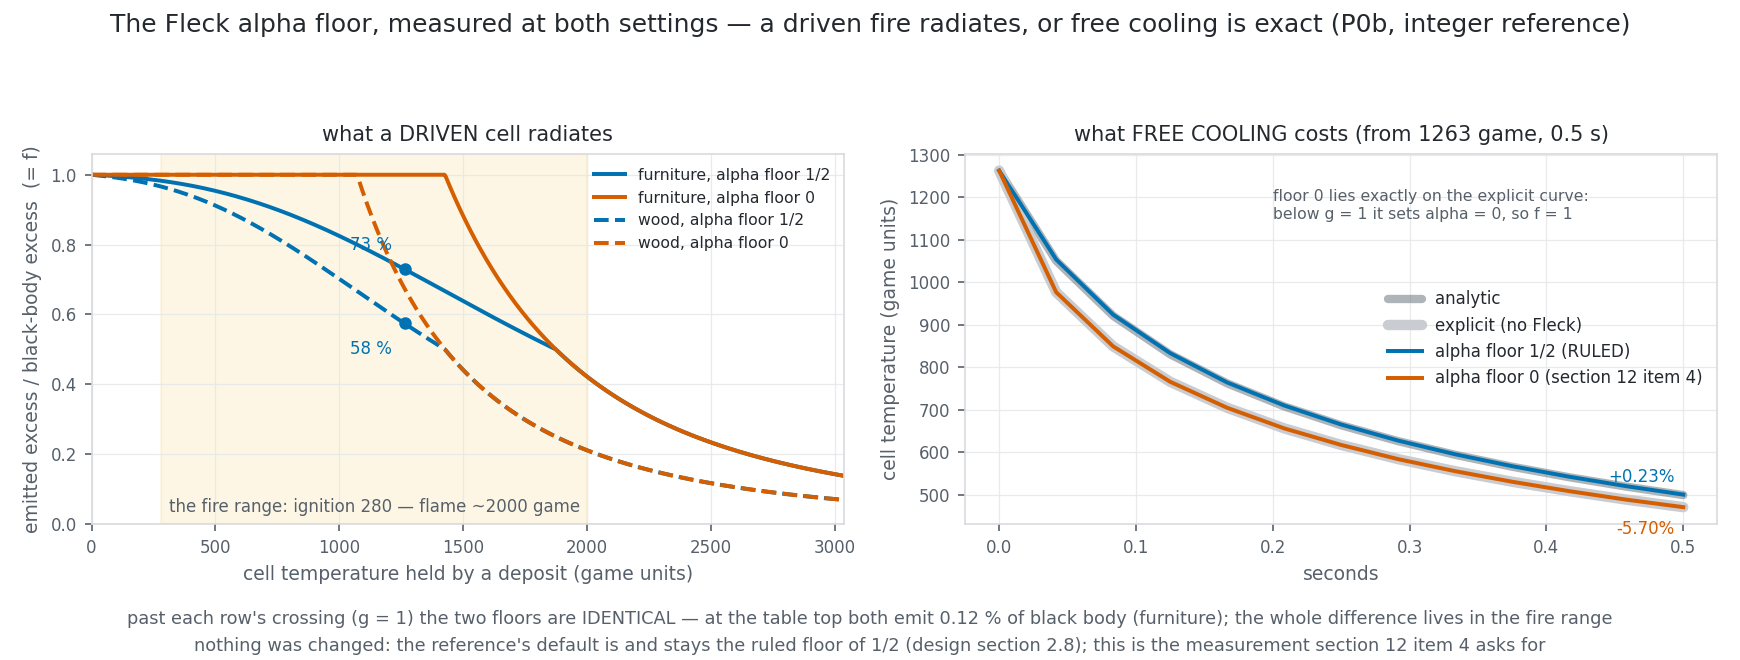

Reproduce this figure in Python.
"""P0b: THE FLECK ALPHA FLOOR, MEASURED FOR ERIK (design v3 section 12 item 4).

    C:/Users/steen/anaconda3/python.exe p0b_alpha_floor.py

A MEASUREMENT, NOT A CHANGE. The reference's default is, and stays, the ruled
floor `alpha = max(1/2, 1 - 1/g)`. This file runs the same integer reference at
both floors side by side and writes `p0b_alpha_floor.png`, so Erik can settle
section 12 item 4 on numbers instead of on the algebra.

    floor 1/2 (RULED)  D = max(T_abs + 2L, 4L)   Fleck's unconditional bound
    floor 0            D = max(T_abs,      4L)   alpha = max(0, 1 - 1/g)

WHAT THE THREE MEASUREMENTS MEAN

  A DRIVEN SOURCE is a cell whose temperature is HELD by something other than
  radiation -- a burning tile refilled by combustion every tick. The Fleck factor
  assumes a cell will cool during the tick and pre-pays for that cooling by
  damping the emission; a driven cell never cools, so the damping is pure loss of
  radiated power. Column `emitted/black body` below is exactly how much of its
  black-body power such a tile actually delivers to its neighbours.

  FREE COOLING is the opposite case: nothing holds the cell, it starts hot and
  radiates its way down. There the damping is what keeps the explicit update from
  overshooting, and the error against the analytic solution is what it costs.

  THE STABILITY MULTIPLIER is the factor by which a small temperature error is
  multiplied each tick by the fixed-point map; the update is monotone and
  non-oscillatory exactly while it stays in (0, 1]. For the damped update it is
  `x = g(1 + alpha*g/4)/(1 + alpha*g)^2`, and floor 0 keeps it there for every g
  (section 12 item 4), which is why the choice is legitimate at all.
"""
from __future__ import annotations

import math
import sys
from pathlib import Path

import matplotlib
matplotlib.use("Agg")
import matplotlib.pyplot as plt          # noqa: E402
import numpy as np                       # noqa: E402

HERE = Path(__file__).resolve().parent
sys.path.insert(0, str(HERE))

import sweep_ref_q as R                  # noqa: E402

BLUE, ORANGE, GREY = "#0072B2", "#D55E00", "#6E7781"
INK, MUTED = "#24292f", "#57606a"

FLOORS = ((R.ALPHA_FLOOR_HALF, "alpha floor 1/2 (RULED)", BLUE),
          (R.ALPHA_FLOOR_ZERO, "alpha floor 0 (section 12 item 4)", ORANGE))

# the two rows section 12 item 4 argues over: a burning crate and bare wood
ROWS = (("furniture / kindling", R.quant(0.5), 3),
        ("wood / door", R.ONE, 3))
DRIVEN_T = (300, 600, 900, 1263, 1800, 2500, 5000, 16000)
T_SRC_GAME = 1263
A_FURNITURE, HIS_FURNITURE = R.quant(0.5), 3


def _style(ax):
    ax.set_facecolor("white")
    for s in ax.spines.values():
        s.set_color("#d8dade")
    ax.tick_params(colors=MUTED, labelsize=8)
    ax.grid(True, color="#e6e8ea", linewidth=0.6, alpha=0.9)
    ax.set_axisbelow(True)


def _emitted_fraction(T_game, a_q, his, floor):
    """(f, emitted excess / black-body excess) for a cell HELD at T_game."""
    T_q = T_game << 16
    f_q, L_q = R.fleck_f_solid_q(T_q, a_q, his, alpha_floor=floor)
    ex_bb = R.E[R.e_bucket_of(T_q)] - R.E0
    ex_emit = R.damped_source_q(T_q, a_q, his, alpha_floor=floor) - R.E0
    frac = (ex_emit / ex_bb) if ex_bb > 0 else 1.0
    g = 4.0 * (L_q / 65536.0) / (T_game + R.K_AMB)
    return f_q / R.F_ONE, frac, g


# --------------------------------------------------------------------------- #
def table_a_driven():
    """(a) What a cell HELD at T radiates, relative to the black body."""
    print("\n=== (a) THE DRIVEN SOURCE: a cell held at T by a deposit (combustion) ===")
    print("    'emitted/bb' is the excess a driven tile actually radiates, as a")
    print("    fraction of the black-body excess -- i.e. the Fleck factor itself.")
    for nm, a_q, his in ROWS:
        print(f"\n  {nm}  (heat_atten = {a_q / R.ONE:.2f}, thermal_mass = {1 << his})")
        print(f"    {'T game':>8}{'g = 4L/T_abs':>14}"
              f"{'f (floor 1/2)':>16}{'emitted/bb':>13}"
              f"{'f (floor 0)':>16}{'emitted/bb':>13}{'ratio 0 : 1/2':>15}")
        for T in DRIVEN_T:
            fh, frh, g = _emitted_fraction(T, a_q, his, R.ALPHA_FLOOR_HALF)
            fz, frz, _ = _emitted_fraction(T, a_q, his, R.ALPHA_FLOOR_ZERO)
            note = "  (table top)" if T > R.T_TABLE_TOP_GAME else ""
            print(f"    {T:>8}{g:>14.3f}{fh:>16.6f}{frh:>13.4f}"
                  f"{fz:>16.6f}{frz:>13.4f}{frz / frh:>15.2f}{note}")


def table_b_free_cooling():
    """(b) The free-cooling error at 0.5 s from 1263 game, both floors."""
    print("\n=== (b) FREE COOLING: 1263 game for 0.5 s, a = 0.5, thermal_mass = 8 ===")
    n = int(0.5 * R.TICK_HZ)
    phi_amb = R.E0
    analytic = R.cool_exact_bath(float(T_SRC_GAME), 0.5, 0.5, HIS_FURNITURE)
    e_new, _ = R.cell_march(T_SRC_GAME << 16, phi_amb, A_FURNITURE, HIS_FURNITURE, n,
                            fleck=False, clamp_enabled=False)
    print(f"    {'law':<40}{'T after 0.5 s':>15}{'error':>10}")
    print(f"    {'explicit (no Fleck)':<40}{e_new / 65536:>15.1f}"
          f"{(e_new / 65536 - analytic) / analytic * 100:>9.2f}%")
    out = {}
    for floor, label, _c in FLOORS:
        t, _ = R.cell_march(T_SRC_GAME << 16, phi_amb, A_FURNITURE, HIS_FURNITURE, n,
                            fleck=True, clamp_enabled=False, alpha_floor=floor)
        out[floor] = t / 65536
        print(f"    {'Fleck, ' + label:<40}{t / 65536:>15.1f}"
              f"{(t / 65536 - analytic) / analytic * 100:>+9.2f}%")
    print(f"    {'analytic dT/dt = -c[(T+K)^4 - K^4]':<40}{analytic:>15.1f}{'--':>10}")
    print("    (at this start g = 0.74 < 1, so floor 0 sets alpha = 0 and f = 1 "
          "exactly: floor 0 IS the explicit update here, to the last count)")
    return out


def table_c_stability_under_floor_zero():
    """(c) Is floor 0 safe? The same sweep G10 runs, plus its equilibrium table."""
    print("\n=== (c) STABILITY UNDER FLOOR 0 ===")
    phi_amb = R.E0
    for floor, label, _c in FLOORS:
        bad, worst_rise = [], 0
        for b in range(0, R.E_TABLE_SIZE, 100):
            T0 = 4 * b
            tr, cc = R.cell_march(T0 << 16, phi_amb, A_FURNITURE, HIS_FURNITURE, 48,
                                  fleck=True, trace=True, alpha_floor=floor)
            if any(v < 0 for v in tr) or cc.t_low_rail_hits:
                bad.append(("negative/railed", T0))
            rise = max((tr[i + 1] - tr[i] for i in range(len(tr) - 1)), default=0)
            if rise > 0:
                bad.append(("non-monotone", T0))
                worst_rise = max(worst_rise, rise)
        print(f"    {label}: 48 ticks from every start in 0..{R.T_TABLE_TOP_GAME} game "
              f"(stride 400) -> "
              + ("monotone, positive, finite -- all clean"
                 if not bad else f"VIOLATIONS {bad[:6]} worst rise {worst_rise}"))
    print("\n    the 0-D equilibrium table under a held Phi = 0.25 x E°[T_src], "
          "9600 ticks:")
    print(f"      {'T_src':>8}{'true (E_inv)':>14}"
          f"{'Fleck only, 1/2':>18}{'Fleck+clamp':>13}"
          f"{'Fleck only, 0':>18}{'Fleck+clamp':>13}")
    for T_src in (1263, 5000, 16000):
        phi = int(0.25 * R.E[R.e_bucket_of(T_src << 16)])
        t_true = R.e_inv_q(phi) >> 16
        cells = []
        for floor, _label, _c in FLOORS:
            t_f, _ = R.cell_march(0, phi, A_FURNITURE, HIS_FURNITURE, 9600,
                                  clamp_enabled=False, rails_enabled=False,
                                  int32_sat=False, alpha_floor=floor)
            t_c, _cc = R.cell_march(0, phi, A_FURNITURE, HIS_FURNITURE, 9600,
                                    clamp_enabled=True, alpha_floor=floor)
            cells += [t_f / 65536, t_c / 65536]
        print(f"      {T_src:>8}{t_true:>14}{cells[0]:>18,.1f}{cells[1]:>13,.1f}"
              f"{cells[2]:>18,.1f}{cells[3]:>13,.1f}")


# --------------------------------------------------------------------------- #
def figure():
    """(d) p0b_alpha_floor.png -- what a driven cell radiates, and what free
    cooling costs, at both floors."""
    fig, axes = plt.subplots(1, 2, figsize=(11.6, 4.4))
    fig.patch.set_facecolor("white")

    # ---- left: emitted excess / black-body excess (= f) vs T --------------- #
    # LINEAR in both axes and cut at 3000 game: the whole question lives in the
    # fire range, where floor 0 sits at 1.0 and floor 1/2 does not. Above the
    # crossing the two floors are IDENTICAL (alpha = 1 - 1/g on both), so the
    # table top is a number in the corner, not four more decades of overlap.
    ax = axes[0]
    _style(ax)
    temps = [4 * b for b in range(0, 760)]           # 0 .. 3036 game
    ax.axvspan(280, 2000, color="#f2a900", alpha=0.10, zorder=0)
    ax.annotate("the fire range: ignition 280 — flame ~2000 game", (1140, 0.035),
                color=MUTED, fontsize=8, ha="center")
    for (nm, a_q, his), dash in zip(ROWS, ("-", "--")):
        for floor, label, colour in FLOORS:
            fr = [_emitted_fraction(t, a_q, his, floor)[1] for t in temps]
            ax.plot(temps, fr, color=colour, linewidth=1.9, linestyle=dash,
                    label=f"{nm.split(' / ')[0]}, {label.split(' (')[0]}")
    for (a_q, his, dy) in ((A_FURNITURE, HIS_FURNITURE, 9), (R.ONE, 3, -15)):
        fr = _emitted_fraction(T_SRC_GAME, a_q, his, R.ALPHA_FLOOR_HALF)[1]
        ax.plot([T_SRC_GAME], [fr], "o", color=BLUE, markersize=5, zorder=5)
        ax.annotate(f"{fr * 100:.0f} %", (T_SRC_GAME, fr), xytext=(-6, dy),
                    textcoords="offset points", color=BLUE, fontsize=8, ha="right")
    ax.set_xlim(0, 3036)
    ax.set_ylim(0, 1.06)
    ax.set_xlabel("cell temperature held by a deposit (game units)",
                  color=MUTED, fontsize=9)
    ax.set_ylabel("emitted excess / black-body excess  (= f)", color=MUTED, fontsize=9)
    ax.set_title("what a DRIVEN cell radiates", color=INK, fontsize=10)
    ax.legend(frameon=False, fontsize=7.5, labelcolor=INK, loc="upper right")
    f_top = _emitted_fraction(R.T_TABLE_TOP_GAME, A_FURNITURE, HIS_FURNITURE,
                              R.ALPHA_FLOOR_HALF)[1]

    # ---- right: free cooling from 1263 game -------------------------------- #
    ax = axes[1]
    _style(ax)
    n = int(0.5 * R.TICK_HZ)
    t = np.arange(n + 1) / R.TICK_HZ
    an = [R.cool_exact_bath(float(T_SRC_GAME), float(s), 0.5, HIS_FURNITURE) for s in t]
    ax.plot(t, an, color=GREY, linewidth=4.0, alpha=0.55, solid_capstyle="round",
            label="analytic", zorder=1)
    tr_e, _ = R.cell_march(T_SRC_GAME << 16, R.E0, A_FURNITURE, HIS_FURNITURE, n,
                           fleck=False, clamp_enabled=False, trace=True)
    # drawn WIDE and pale under floor 0, which lands on it to the last count
    ax.plot(t, [v / 65536 for v in tr_e], color="#c9ccd1", linewidth=5.0,
            solid_capstyle="round", label="explicit (no Fleck)", zorder=2)
    for floor, label, colour in FLOORS:
        tr, _ = R.cell_march(T_SRC_GAME << 16, R.E0, A_FURNITURE, HIS_FURNITURE, n,
                             fleck=True, clamp_enabled=False, trace=True,
                             alpha_floor=floor)
        y = [v / 65536 for v in tr]
        ax.plot(t, y, color=colour, linewidth=1.9, label=label, zorder=3)
        err = (y[-1] - an[-1]) / an[-1] * 100
        ax.annotate(f"{err:+.2f}%", (t[-1], y[-1]), color=colour, fontsize=8,
                    xytext=(-4, 6 if err > 0 else -13), textcoords="offset points",
                    ha="right")
    ax.annotate("floor 0 lies exactly on the explicit curve:\n"
                "below g = 1 it sets alpha = 0, so f = 1", (0.20, 1150),
                color=MUTED, fontsize=7.5)
    ax.set_xlabel("seconds", color=MUTED, fontsize=9)
    ax.set_ylabel("cell temperature (game units)", color=MUTED, fontsize=9)
    ax.set_title(f"what FREE COOLING costs (from {T_SRC_GAME} game, 0.5 s)",
                 color=INK, fontsize=10)
    ax.legend(frameon=False, fontsize=8, labelcolor=INK)

    fig.suptitle("The Fleck alpha floor, measured at both settings — a driven fire "
                 "radiates, or free cooling is exact (P0b, integer reference)",
                 color=INK, fontsize=12)
    fig.text(0.5, 0.055, "past each row's crossing (g = 1) the two floors are "
             f"IDENTICAL — at the table top both emit {f_top * 100:.2f} % of black body "
             "(furniture); the whole difference lives in the fire range",
             ha="center", color=MUTED, fontsize=8.5)
    fig.text(0.5, 0.013, "nothing was changed: the reference's default is and stays "
             "the ruled floor of 1/2 (design section 2.8); this is the measurement "
             "section 12 item 4 asks for",
             ha="center", color=MUTED, fontsize=8.5)
    fig.tight_layout(rect=(0, 0.085, 1, 0.92))
    out = HERE / "p0b_alpha_floor.png"
    fig.savefig(out, dpi=150, facecolor="white")
    plt.close(fig)
    print(f"\n  -> {out}")


if __name__ == "__main__":
    print(__doc__.split("WHAT THE THREE MEASUREMENTS MEAN")[0].strip())
    table_a_driven()
    table_b_free_cooling()
    table_c_stability_under_floor_zero()
    figure()
